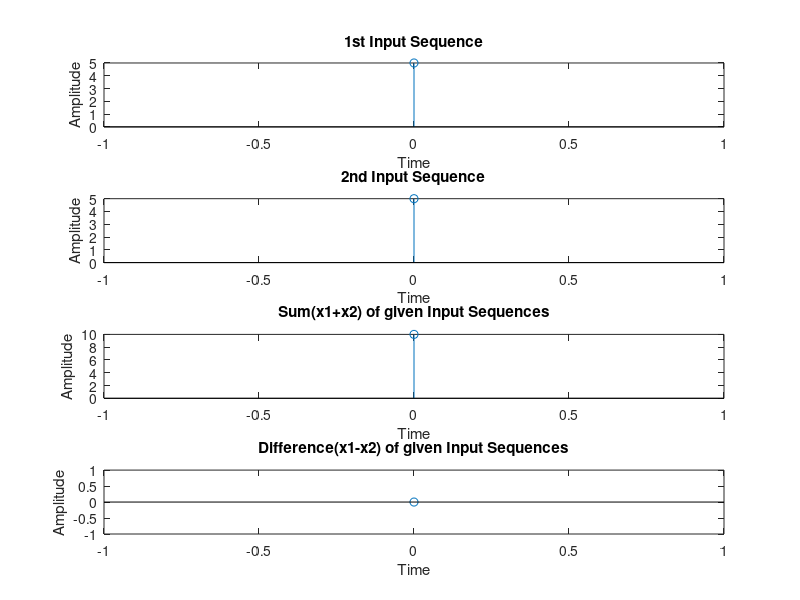

This chart was generated by the following MATLAB code:
clc;
clear all;
close all;

x1=input('enter 1st causal input sequence:');
x2=input('enter 2nd causal input sequence:');

%plot 1st input sequence
n=0:length(x1)-1;
subplot(411);
stem(n,x1);
title('1st Input Sequence');
xlabel('Time');
ylabel('Amplitude');

%plot 2nd input sequence
n=0:length(x2)-1;
subplot(412);
stem(n,x2);
title('2nd Input Sequence');
xlabel('Time');
ylabel('Amplitude');

%plot sum of input sequences
x_sum=x1+x2;

n=0:length(x_sum)-1;
subplot(413);
stem(n,x_sum);
title('Sum(x1+x2) of given Input Sequences');
xlabel('Time');
ylabel('Amplitude');

%plot difference of input sequences
x_diff=x1-x2;

n=0:length(x_diff)-1;
subplot(414);
axis([-length(x_diff)-1, length(x_diff)+1, -12,1])
stem(n,x_diff);
title('Difference(x1-x2) of given Input Sequences');
xlabel('Time');
ylabel('Amplitude');

